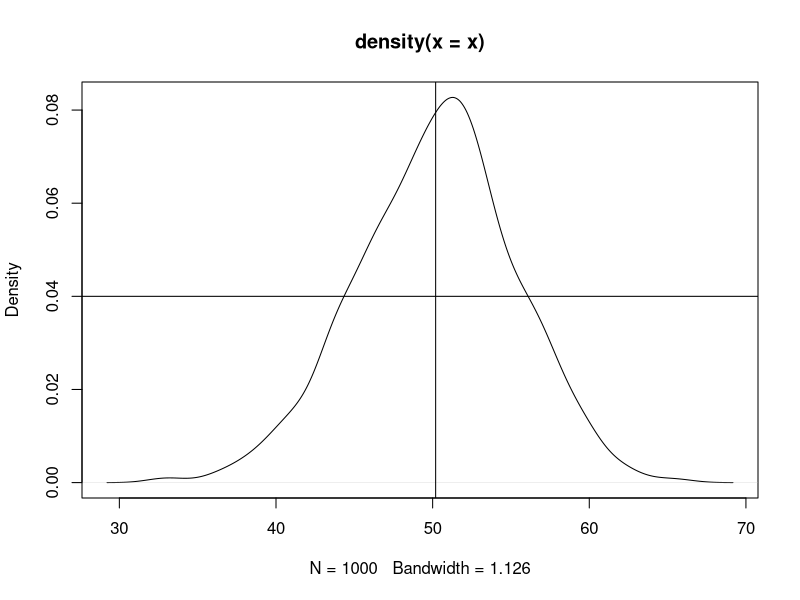

Source code (R):
# Data structures in R

#Vectors---- can have only one data type
x= 1:10  #create sequence of numbers from 1 to 10
x
x1 <- 1:20
x1

(x1 = 1:30) #creating & printing as well in single line
(x2 = c(1, 2, 8, 9)) #c for concatenate
class(x2)
(x3 = letters[1:10])
class(x3)
letters [1:26]
(x3b = c("s", "swarna", "5"))
class(x3b)
(x4 = c(T,FALSE,TRUE,T,F))
class(x4)
x5= c(3L,5L) #L is for integer
class(x5)
(x5b = c(1, "a", T, 4L))
class(x5b)

#access elements

(x6 = seq(0,100, by=3))
?seq
methods (class ='numeric') #to know what functions for numeric
ls() #variables in my environment
x6[20] #20th position element
length(x6) #no of elements in vector

x6[c(2, 4)] #to access 2nd & 4th element
x6[-1] #to print all elements except first element
x6[-c(1:10, 15:20)] #removes 1st to 10th element nd 15 to 20; prints rest
x6[-(length(x6)-1)] #removes 96th element

sort(x6)
sort (x6, decreasing= T)
rev(x6) #reverse order of creation

(x7 = c(x6,x2))
seq(-3, 10, by= 0.2)
(x= -3:2)
x[2] = 0 # make 2nd element 0
x #print x from above
x < 0
x[x<0] = 5 ; x #modify all elements with value less than 0 with 5

x = x[1:4]; x #truncate to first 4 elements
(x = seq(1,5, length.out = 10)) #divides 1 to 5 into 10 parts

x = NULL; x #deleting a vector
x[4]

(x = rnorm(100)) #creates nrml dist with mean 0 & s.d 1)

(x = rnorm(1000, mean =50, sd=5))
plot(density(x))
mean(x)
abline(v=mean(x), h=0.04)

#Matrices----
1:12
(m1 = matrix(1:12, nrow = 4))
(m2 = matrix(1:12, ncol = 3, byrow = T))
x = 101:124
length(x)
matrix(x, ncol =6)

class(m1)
attributes(m1) #gives dimensions of matrix rows n col
dim(m1)
m1
#access elements of matrix
m1[1, 2:3] #1st row, 2nd n 3rd col
m1[c(1,3),] #to access all col elemensts of 1st n 3rd row
m1[,1]
m1[,-c(1,3)]

paste("c", "d", sep = "-")
paste("c", 1:100, sep = "-")

(colnames(m1) = paste("c", 1:3, sep = "-"))
(rownames(m1) = paste("r", 1:4, sep = "-"))
attributes(m1)

#vectors to matrix
(m3 = 1:24) #vector
dim(m3)= c(6,4) #vector to matrix
m3

m3[-2,]
m2[m2 >5]

m2 
m2[2,2] =10; m2 #changing 2,2 element to 10
m2[m2>10] = 99; m2
rbind(m2,c(50,60,70)) #only displays the added row temporarily; doesnt store
m2
colSums(m1); rowSums(m1)
t(m1) #transpose

sweep(m1, MARGIN = 1, STATS = c(2,3,4,5), FUN= "+") #ROWWISE ADDS 1 TO 1ST ROW, 2 TO 2ND ROW N SO ON
sweep(m1, MARGIN = 2, STATS = c(2,3,4), FUN= "*") #COLWISE MULTIPLY 1ST COL WITH 2, 2ND COL WITH 3 AND SO ON
m1
?addmargins
addmargins(m1, margin = 1, sum) #colwise function
#Arrays----


#Data frame----
(rollno = 1:30)
(sname = paste('student', 1:30, sep=''))
(gender = sample(c('M' , 'F'), size =30, replace=T, prob = c(0.7, 0.3)))
(marks = floor(rnorm(30, mean= 50, sd =10)))
(marks2 = ceiling(rnorm(30, 40, 5)))
(course = sample (c('BBA', 'MBA'), size =30,replace= T, prob=c(0.5, 0.5)))
rollno; sname; gender
marks; marks2; course

#create df
df1= data.frame(rollno, sname, gender, marks, marks2, course, stringAsFactors = F)
str(df1) #structure of df
head(df1) #top 6 rows
head(df1, n=3) #top  3 rows
#Factors----


#Lists----